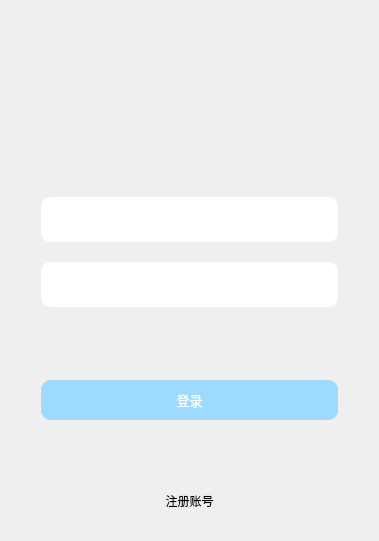
<?xml version="1.0" encoding="UTF-8"?>
<ui version="4.0">
 <class>LoginClass</class>
 <widget class="QWidget" name="LoginClass">
  <property name="geometry">
   <rect>
    <x>0</x>
    <y>0</y>
    <width>379</width>
    <height>541</height>
   </rect>
  </property>
  <property name="windowTitle">
   <string>Login</string>
  </property>
  <property name="styleSheet">
   <string notr="true">QToolButton {
	border: none;
}

QToolButton#close_toolButton {
	border-image: url(:/source/imgs/close.svg);
}

QToolButton#close_toolButton:hover {
	background-color: rgb(255, 255, 127);
}

QLabel#profile_label {
	background-color: rgba(0, 0, 0, 0);
	border-radius: 20px;
}

QLineEdit {
	border:none;
	border-radius: 10px;
}

QPushButton {
	background-color: rgba(0, 0, 0, 0);
	border:none;
	border-radius: 10px;
}

QPushButton#login_pushButton {
	color: rgb(255, 255, 255);
	background-color: rgb(158, 218, 255);
}

</string>
  </property>
  <layout class="QVBoxLayout" name="verticalLayout_3">
   <item>
    <widget class="QWidget" name="widget" native="true">
     <layout class="QHBoxLayout" name="horizontalLayout">
      <property name="spacing">
       <number>0</number>
      </property>
      <property name="leftMargin">
       <number>0</number>
      </property>
      <property name="topMargin">
       <number>0</number>
      </property>
      <property name="rightMargin">
       <number>0</number>
      </property>
      <property name="bottomMargin">
       <number>0</number>
      </property>
      <item>
       <spacer name="horizontalSpacer">
        <property name="orientation">
         <enum>Qt::Horizontal</enum>
        </property>
        <property name="sizeHint" stdset="0">
         <size>
          <width>352</width>
          <height>20</height>
         </size>
        </property>
       </spacer>
      </item>
      <item>
       <widget class="QToolButton" name="close_toolButton">
        <property name="enabled">
         <bool>true</bool>
        </property>
        <property name="text">
         <string/>
        </property>
       </widget>
      </item>
     </layout>
    </widget>
   </item>
   <item>
    <widget class="QWidget" name="center_widget" native="true">
     <property name="sizePolicy">
      <sizepolicy hsizetype="Preferred" vsizetype="Expanding">
       <horstretch>0</horstretch>
       <verstretch>0</verstretch>
      </sizepolicy>
     </property>
     <layout class="QVBoxLayout" name="verticalLayout">
      <property name="spacing">
       <number>20</number>
      </property>
      <property name="leftMargin">
       <number>30</number>
      </property>
      <property name="topMargin">
       <number>20</number>
      </property>
      <property name="rightMargin">
       <number>30</number>
      </property>
      <property name="bottomMargin">
       <number>20</number>
      </property>
      <item>
       <layout class="QHBoxLayout" name="horizontalLayout_2">
        <item>
         <spacer name="horizontalSpacer_3">
          <property name="orientation">
           <enum>Qt::Horizontal</enum>
          </property>
          <property name="sizeHint" stdset="0">
           <size>
            <width>40</width>
            <height>20</height>
           </size>
          </property>
         </spacer>
        </item>
        <item>
         <widget class="QLabel" name="label">
          <property name="minimumSize">
           <size>
            <width>120</width>
            <height>120</height>
           </size>
          </property>
          <property name="text">
           <string/>
          </property>
         </widget>
        </item>
        <item>
         <spacer name="horizontalSpacer_2">
          <property name="orientation">
           <enum>Qt::Horizontal</enum>
          </property>
          <property name="sizeHint" stdset="0">
           <size>
            <width>40</width>
            <height>20</height>
           </size>
          </property>
         </spacer>
        </item>
       </layout>
      </item>
      <item>
       <widget class="QLineEdit" name="username_lineEdit">
        <property name="minimumSize">
         <size>
          <width>0</width>
          <height>45</height>
         </size>
        </property>
       </widget>
      </item>
      <item>
       <widget class="QLineEdit" name="password_lineEdit">
        <property name="minimumSize">
         <size>
          <width>0</width>
          <height>45</height>
         </size>
        </property>
       </widget>
      </item>
      <item>
       <spacer name="verticalSpacer_2">
        <property name="orientation">
         <enum>Qt::Vertical</enum>
        </property>
        <property name="sizeHint" stdset="0">
         <size>
          <width>20</width>
          <height>40</height>
         </size>
        </property>
       </spacer>
      </item>
      <item>
       <widget class="QPushButton" name="login_pushButton">
        <property name="minimumSize">
         <size>
          <width>0</width>
          <height>40</height>
         </size>
        </property>
        <property name="font">
         <font>
          <pointsize>10</pointsize>
         </font>
        </property>
        <property name="text">
         <string>登录</string>
        </property>
       </widget>
      </item>
      <item>
       <spacer name="verticalSpacer">
        <property name="orientation">
         <enum>Qt::Vertical</enum>
        </property>
        <property name="sizeHint" stdset="0">
         <size>
          <width>20</width>
          <height>40</height>
         </size>
        </property>
       </spacer>
      </item>
      <item>
       <widget class="QPushButton" name="register_pushButton">
        <property name="text">
         <string>注册账号</string>
        </property>
       </widget>
      </item>
     </layout>
    </widget>
   </item>
  </layout>
 </widget>
 <layoutdefault spacing="6" margin="11"/>
 <resources>
  <include location="../TalkyClient.qrc"/>
 </resources>
 <connections/>
</ui>
